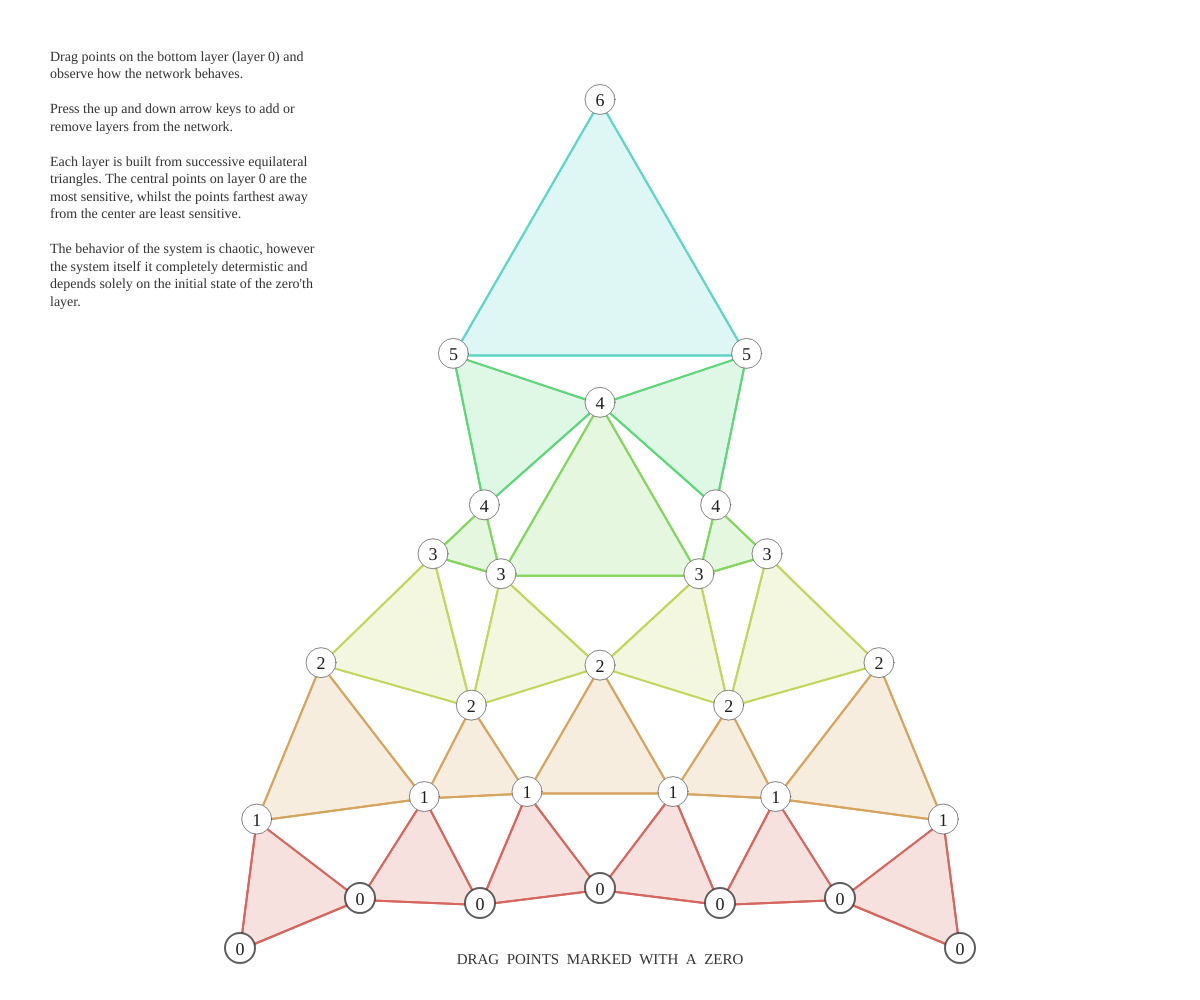
Frame 1 (no input)
Frame 60 (no input): identical to frame 1, image omitted
Frame 120 (the mouse pressed at the canvas centre since frame 60): identical to frame 1, image omitted

The p5.js sketch that drew this single still picture (run headless with seeded random() and noise() and a simulated clock; from frame 60 on, the mouse is pressed at the canvas centre):

// p5.js sketch
// ── sketch.js

let points;
let depth;
let cols;
let pointHold;


// DRAG 0 Points to see it change

function setup() {
	W = window.innerWidth;
	H = window.innerHeight;
	canvas = createCanvas(W, H);
	points = [[{x:W/2-3*W/10,y:H-H/20},{x:W/2-2*W/10,y:H-H/10},{x:W/2-W/10,y:H-95*H/1000},{x:W/2,y:H-110*H/1000},{x:W/2+W/10,y:H-95*H/1000},{x:W/2+2*W/10,y:H-H/10},{x:W/2+3*W/10,y:H-H/20}]];
	depth = 7;
	pointHold = -1;
	textFont('Avenir Next',18);
	textAlign(CENTER,CENTER);
	
	cols = [color(214, 102, 94),color(214, 164, 94),color(194, 214, 94),color(130, 214, 94),color(94, 214, 122),color(94, 214, 196),color(94, 164, 214),color(94, 98, 214)];
	drawNetwork();
}


function drawNetwork(){
	background(255);
	textInfo();
	for (var level=0; level<depth; level+=1){
		points.push(nextRow());
	}

	
	strokeWeight(2);
	for (var level=0; level<depth-1; level+=1){
		for (var i=0; i<points[level].length-1; i+=1){
			stroke(cols[level])
			line(points[level][i].x,points[level][i].y,points[level][i+1].x,points[level][i+1].y);
			line(points[level][i].x,points[level][i].y,points[level+1][i].x,points[level+1][i].y);
		}
		for (var i=1; i<points[level].length; i+=1){
			stroke(cols[level])
			line(points[level][i].x,points[level][i].y,points[level+1][i-1].x,points[level+1][i-1].y);
		}
		
		for (var i=0; i<points[level].length-1; i+=1){
			fill(red(cols[level]),green(cols[level]),blue(cols[level]),50)
			triangle(points[level][i].x,points[level][i].y,points[level][i+1].x,points[level][i+1].y,points[level+1][i].x,points[level+1][i].y);
// 			line(points[level][i].x,points[level][i].y,points[level+1][i].x,points[level+1][i].y);
		}
	}
	
	textAlign(CENTER,CENTER);
	textSize(18);
	for (var level=0; level<depth; level+=1){
		for (var i=0; i<points[level].length; i+=1){
			fill(255);
			if (level){
				strokeWeight(1);
				stroke(50,50,50,150);
			} else {
				strokeWeight(2);
				stroke(50,50,50,200);
			}
			ellipse(points[level][i].x,points[level][i].y-2,30,30);
			fill(30);
			noStroke();
			text(level, points[level][i].x,points[level][i].y);
		}
	}
}

function textInfo(){
	fill(50);
	textSize(14);
	textAlign(LEFT,BASELINE);
	text("Drag points on the bottom layer (layer 0) and observe how the network behaves.\n\nPress the up and down arrow keys to add or remove layers from the network.\n\nEach layer is built from successive equilateral triangles. The central points on layer 0 are the most sensitive, whilst the points farthest away from the center are least sensitive.\n\nThe behavior of the system is chaotic, however the system itself it completely determistic and depends solely on the initial state of the zero'th layer.",50,50,270);
	textAlign(CENTER,CENTER);
	textSize(15);
	text("DRAG  POINTS  MARKED  WITH  A  ZERO",W/2,H-40*H/1000);
}

function newPoint(P1,P2){
// 	let D = -abs(P2.x-P1.x)/(P2.x-P1.x);
	
	return {x:0.5*(P1.x+P2.x+sqrt(3)*/* D* */(P2.y-P1.y)),y:0.5*(P1.y+P2.y+sqrt(3)*/* D* */(P1.x-P2.x))};
}

function nextRow(){
	let row = [];
	for (var i=0; i<points[points.length-1].length-1; i+=1){
		row.push(newPoint(points[points.length-1][i],points[points.length-1][i+1]));
	}
	return row;
}

function draw(){
	cursor('default');
	for (var i=0; i<points[0].length; i+=1){
		if (dist(mouseX,mouseY,points[0][i].x,points[0][i].y)<15){
			cursor('pointer');
		}	
	}
	
	if (pointHold!==-1){
		points[0][pointHold].x = mouseX;
		points[0][pointHold].y = mouseY;
		drawNetwork();
	}
}

window.onresize = function() {
  resizeCanvas(windowWidth, windowHeight);
  W = windowWidth;
  H = windowHeight
};

function mouseDragged(){
	points = [points[0]];
	for (var i=points[0].length-1; i>=0; i-=1){
		if (dist(mouseX,mouseY,points[0][i].x,points[0][i].y)<15 && pointHold===-1){
			pointHold = i;
		}	
	}
}

function keyPressed(){
	if (keyIsDown(DOWN_ARROW) && depth>1){
		depth -= 1;
		drawNetwork();
	}
	
	if (keyIsDown(UP_ARROW) && depth<points[0].length){
		depth += 1;
		drawNetwork();
	}
}

function mouseReleased(){
	pointHold = -1;
}
